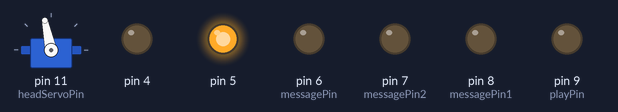
Simulated run of this sketch. Board: Arduino Uno, built with avr-gcc and run on an emulated ATmega328P. Parts: servo, output pins drawn as LEDs (lit = HIGH).

Above: at 3.7 s.
At 10.4 s:
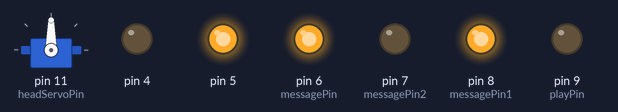
At 13.0 s:
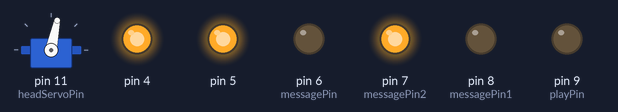
At 22.4 s:
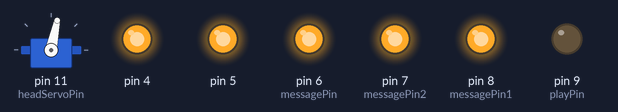
At 32.5 s:
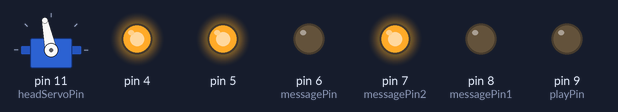
At 38.5 s:
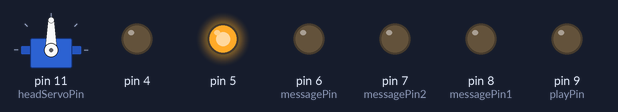
Timing chart, 0 to 40.0 s (numbered marks = the images above):
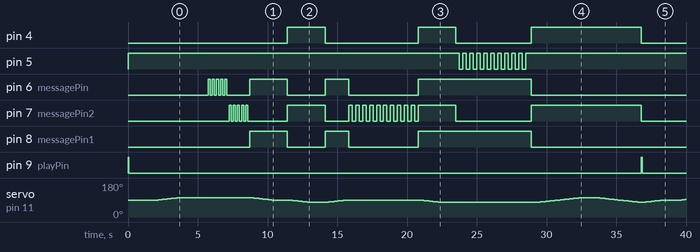

Measured:
- by itself, pin 4: goes HIGH 2.7 s, LOW 6.7 s, HIGH 2.7 s, LOW 5.4 s, HIGH 7.9 s, then LOW
- by itself, pin 5: HIGH → LOW at 23.8 s, → HIGH 0.25 s later, → LOW 0.25 s later, → HIGH 0.25 s later, … (20 changes in this stretch)
- by itself, pin 6 (messagePin): LOW → HIGH at 5.7 s, → LOW 0.15 s later, → HIGH 0.15 s later, → LOW 0.15 s later, … (16 changes in this stretch)
- by itself, pin 7 (messagePin2): LOW → HIGH at 7.2 s, → LOW 0.15 s later, → HIGH 0.15 s later, → LOW 0.15 s later, … (36 changes in this stretch)
- by itself, pin 8 (messagePin1): goes HIGH 2.7 s, LOW 2.7 s, HIGH 1.7 s, LOW 5.0 s, HIGH 8.1 s, then LOW
- by itself, pin 9 (playPin): HIGH → LOW at 0.05 s, → HIGH 36.8 s later, → LOW 0.05 s later

The sketch:

Spaghuzzinator.ino
```cpp
#include <Servo.h>

Servo headServo;
//Servo pitchServo;
int pos = 0;    // variable to store the servo position

const int leftRed = 4;
const int leftYellow = 8;
const int rightRed = 7;
const int rightYellow = 6;
const int center = 5;
const int playPin = 9;
//const int recordPin = 10;
const int headServoPin = 11;

const int timerInMillies = 130;
const int servoTimerInMillies = 130;

const int servoCenterAngle = 90;
const int servoMaxAngle = 102;//175;//100;
const int servoMinAngle = 78;//20;//80;

char spaghuzzinatorIsHere[] = "... .--. .- --. .... ..- --.. --.. .. -. .- - --- .-.   .. ...   .... . .-. . ";
const int spaghuzzinatorIsHereCount = 79;

char youAreTerminated[] = "-.-- --- ..-   .- .-. .   - . .-. -- .. -. .- - . -.. ";
const int youAreTerminatedCount = 55;

char msgFaiSchifo[] = "..-. .- ..   ... -.-. .... .. ..-. --- ";
const int msgFaiSchifoCount = 40;

void setup() {
  Serial.begin(9600);

  setupServo();

  // initialize the digital pin as an output.
  // Pin 13 has an LED connected on most Arduino boards:
  out(leftRed);
  out(leftYellow);
  out(rightRed);
  out(rightYellow);
  out(center);
  out(playPin);

  on(center);
  playTune();
  delay(2000);
}

void loop() {

 moveFromCenterToMax();
//rotate();

  allOn();
  allOff();
//  sendSpaghuzzinatorIsHere();
  allOff();
  delay(2000);
  strobeShortAndFast(rightYellow);
  strobeShortAndFast(rightRed);
  allOn();

  off(leftRed);
  on(leftYellow);
  off(rightRed);
  on(rightYellow);

// rotate();
 moveFromMaxToCenter();

  delay(1000);              // wait for a second
  on(leftRed);
  off(leftYellow);
  on(rightRed);
  off(rightYellow);

//rotate();
moveFromCenterToMin();

  delay(1000);              // wait for a second
  off(leftRed);
  on(leftYellow);
  off(rightRed);
  on(rightYellow);

 moveFromMinToCenter();
//rotate();

 // sendYouAreTerminated();

  allOff();
  strobeLongAndSlow(rightRed);
  allOn();
moveFromCenterToMin();
//rotate();
  delay(1000);              // wait for a second

  off(leftRed);
  on(leftYellow);
  off(rightRed);
  on(rightYellow);
  strobeLongAndSlow(center);
  on(center);
  delay(400);              // wait for a second
  on(leftRed);
  off(leftYellow);
  on(rightRed);
  off(rightYellow);
  delay(400);              // wait for a second
moveFromMinToMax();
//rotate();
  delay(1000);              // wait for a second
moveFromMaxToMin();
//rotate();

  off(leftRed);
  off(leftYellow);
  off(rightRed);
  off(rightYellow);

playTune();
//sendMsgFaiSchifo();
moveFromMinToCenter();
//rotate();
  delay(1000);              // wait for a second
}

void sendSpaghuzzinatorIsHere(){
  int messagePin = rightYellow;
  off(messagePin);
  for(int pos = 0; pos < spaghuzzinatorIsHereCount; pos++){
    morse(spaghuzzinatorIsHere[pos], messagePin);
  }
}
void sendYouAreTerminated(){
  int messagePin = leftRed;
  off(messagePin);
  for(int pos = 0; pos < youAreTerminatedCount; pos++){
    morse(youAreTerminated[pos], messagePin);
  }
}
void sendMsgFaiSchifo(){
  int messagePin1 = leftYellow;
  int messagePin2 = rightRed;
  off(messagePin1);
  off(messagePin2);
  for(int pos = 0; pos < msgFaiSchifoCount; pos++){
    morse(msgFaiSchifo[pos], messagePin1, messagePin2);
    morse(msgFaiSchifo[pos], messagePin1, messagePin2);
  }
}

void rotate()
{
  headServo.attach(headServoPin);
  for(pos = 5; pos <= 175; pos += 1)  // goes from 0 degrees to 180 degrees
  {                                  // in steps of 1 degree
    headServo.write(pos);              // tell servo to go to position in variable 'pos'
    delay(15);                       // waits 15ms for the servo to reach the position
  }
delay(25);
  for(pos = 175; pos>=5; pos-=1)     // goes from 180 degrees to 0 degrees
  {
    headServo.write(pos);              // tell servo to go to position in variable 'pos'
    delay(15);                       // waits 15ms for the servo to reach the position
  }
  headServo.detach();
}

void playTune() {
  digitalWrite(playPin, HIGH);
  delay(50);
  digitalWrite(playPin, LOW);
}
void morse(char code, int messagePin){
  if(code=='.'){
    on(messagePin);
    delay(60);
    off(messagePin);
  }
  else if(code=='-'){
    on(messagePin);
    delay(120);
    off(messagePin);
  }
  else if(code==' '){
    off(messagePin);
    delay(240);
    off(messagePin);
  }
  delay(90);
}
void morse(char code, int messagePin1, int messagePin2){
  if(code=='.'){
    on(messagePin1);
    on(messagePin2);
    delay(60);
    off(messagePin1);
    off(messagePin2);
  }
  else if(code=='-'){
    on(messagePin1);
    on(messagePin2);
    delay(120);
    off(messagePin1);
    off(messagePin2);
  }
  else if(code==' '){
    off(messagePin1);
    off(messagePin2);
    delay(240);
    off(messagePin1);
    off(messagePin2);
  }
  delay(90);
}
void out(int pin){
  pinMode(pin,OUTPUT);
}
void on(int pin){
  digitalWrite(pin,HIGH);
}
void off(int pin){
  digitalWrite(pin,LOW);
}

void toggleFaster(int pinOne, int pinTwo){

}

void strobeShortAndSlow(int pin){
  strobeShort(pin, 250);
}
void strobeShortAndFast(int pin){
  strobeShort(pin, 150);
}
void strobeLongAndSlow(int pin){
  strobeLong(pin, 250);
}
void strobeLongAndFaster(int pin){
  strobeLong(pin, 100);
}
void strobeLong(int pin, int strobeDelay){
  strobe(pin,strobeDelay, 10);
}
void strobeShort(int pin, int strobeDelay){
  strobe(pin,strobeDelay, 5);
}
void strobe(int pin, int strobeDelay, int strobeCount){
  for(int i=0; i<strobeCount; i++){
    on(pin);
    delay(strobeDelay);
    off(pin);
    delay(strobeDelay);
  }
}

void allOff(){
  off(leftRed);
  off(leftYellow);
  off(rightRed);
  off(rightYellow);
}
void allOn(){
  on(leftRed);
  on(leftYellow);
  on(rightRed);
  on(rightYellow);
}
void moveFromMaxToCenter(){
  headServo.attach(headServoPin);
   for(pos = servoMaxAngle; pos >= servoCenterAngle; pos -= 1)  // goes from 0 degrees to 180 degrees
   {                                  // in steps of 1 degree
   headServo.write(pos);              // tell servo to go to position in variable 'pos'
   delay(servoTimerInMillies);                       // waits 15ms for the servo to reach the position
   }
  headServo.detach();
}
void moveFromMinToMax(){
  headServo.attach(headServoPin);
  // move();
   for(pos = servoMinAngle; pos <= servoMaxAngle; pos += 1)  // goes from 0 degrees to 180 degrees
   {                                  // in steps of 1 degree
     headServo.write(pos);              // tell servo to go to position in variable 'pos'
     delay(servoTimerInMillies);                       // waits 15ms for the servo to reach the position
   }
  headServo.detach();
}
void moveFromCenterToMax(){
  headServo.attach(headServoPin);
  // move();
   for(pos = servoCenterAngle; pos <= servoMaxAngle; pos += 1)  // goes from 0 degrees to 180 degrees
   {                                  // in steps of 1 degree
     headServo.write(pos);              // tell servo to go to position in variable 'pos'
     delay(servoTimerInMillies);                       // waits 15ms for the servo to reach the position
   }
  headServo.detach();
}
void moveFromMinToCenter(){
  headServo.attach(headServoPin);
  // move();
   for(pos = servoMinAngle; pos <= servoCenterAngle; pos += 1)  // goes from 0 degrees to 180 degrees
   {                                  // in steps of 1 degree
     headServo.write(pos);              // tell servo to go to position in variable 'pos'
     delay(servoTimerInMillies);                       // waits 15ms for the servo to reach the position
   }
  headServo.detach();
}
void moveFromMaxToMin(){
  headServo.attach(headServoPin);
   for(pos = servoMaxAngle; pos >= servoMinAngle; pos -= 1)  // goes from 0 degrees to 180 degrees
   {                                  // in steps of 1 degree
   headServo.write(pos);              // tell servo to go to position in variable 'pos'
   delay(servoTimerInMillies);                       // waits 15ms for the servo to reach the position
   }
  headServo.detach();
}
void moveFromCenterToMin(){
  headServo.attach(headServoPin);
   for(pos = servoCenterAngle; pos >= servoMinAngle; pos -= 1)  // goes from 0 degrees to 180 degrees
   {                                  // in steps of 1 degree
   headServo.write(pos);              // tell servo to go to position in variable 'pos'
   delay(servoTimerInMillies);                       // waits 15ms for the servo to reach the position
   }
  headServo.detach();
}

void stopMove(){
  headServo.detach();
}

void setupServo(){
  headServo.attach(headServoPin);
  headServo.write(servoCenterAngle);
}

void wait(){
  delay(timerInMillies);
}

void waitLong(){
  delay(5*timerInMillies);
}
```
